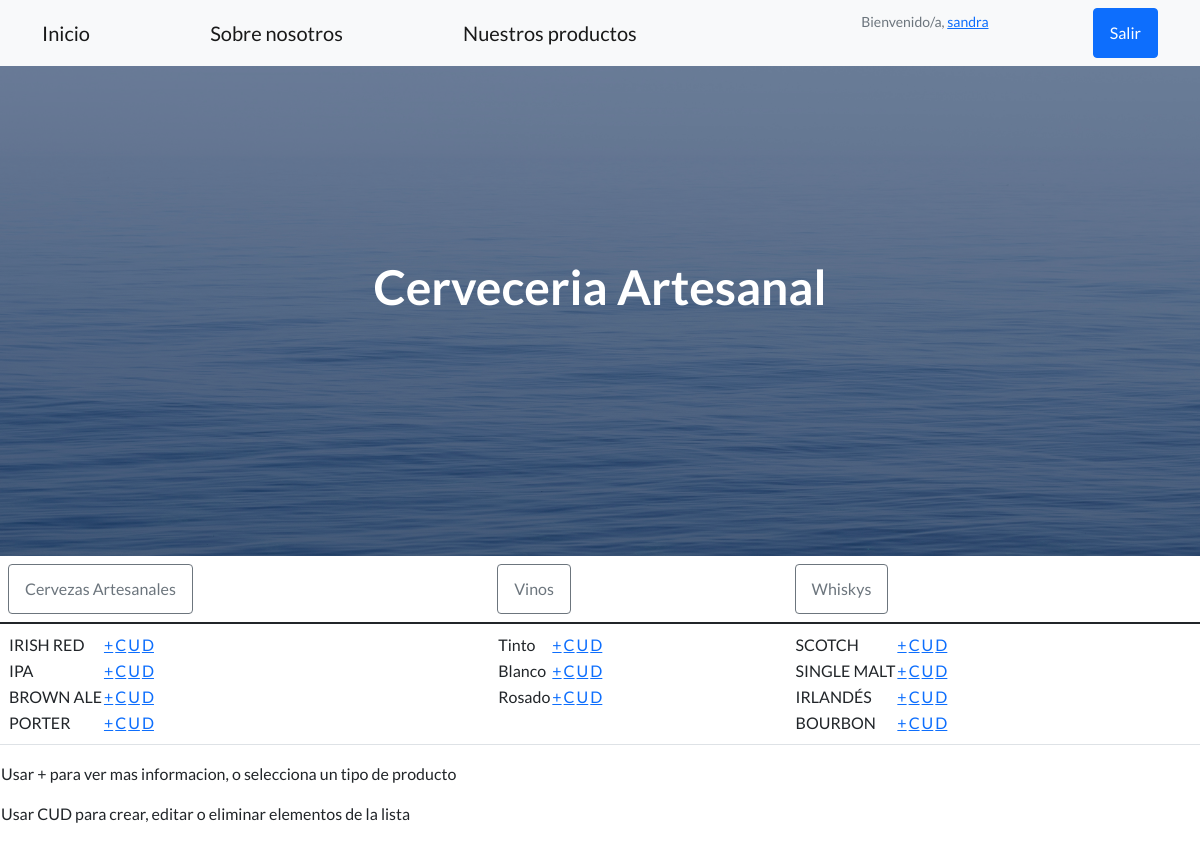
The app's page /productos/vista_prs (signed in) with its own data.
### productos/models.py (models this page shows, shortened)
class Cerv_art(models.Model):
    estilo = models.CharField(max_length=40)
    ibu = models.IntegerField()
    alcohol = models.IntegerField()
    cuerpo = models.CharField(max_length=40)
    amargor = models.CharField(max_length=40)
    aroma = models.CharField(max_length=40)
    temp_consumo = models.IntegerField()

class Vino(models.Model):
    color = models.CharField(max_length=40)
    estado = models.CharField(max_length=40)
    envejecimiento = models.IntegerField()
    calidad = models.CharField(max_length=40)
    azucar = models.IntegerField()

class Whisky(models.Model):
    tipo = models.CharField(max_length=40)
    materia_prima = models.CharField(max_length=40)
    destilacion = models.CharField(max_length=40)
    tipo_agua = models.CharField(max_length=40)
    tiempo = models.IntegerField()

### productos/views.py (the view)
# urls.py: path("vista_prs", views.vista_Productos, name ="vista_prs"),
def vista_Productos(request):
    cervezas = Cerv_art.objects.all()
    vinos = Vino.objects.all()
    whiskys = Whisky.objects.all()
    info = {"info_cervezas": cervezas ,"info_vinos": vinos ,"info_whiskys": whiskys}
    return render(request, "vistas_productos.html", info)

### productos/templates/vistas_productos.html
{% extends "padre.html" %}
{% load static %}
{% block contenido%}
    <table class="table">
        <thead>
            <tr>
                <th scope="col"><a href="{% url 'crv_lista' %}" class="btn btn-outline-secondary" role="button" aria-pressed="true">Cervezas Artesanales</a></strong></th>
                <th scope="col"><a href="{% url 'vno_lista' %}" class="btn btn-outline-secondary" role="button" aria-pressed="true">Vinos</a></strong></th>
                <th scope="col"><a href="{% url 'wky_lista' %}" class="btn btn-outline-secondary" role="button" aria-pressed="true">Whiskys</a></strong></th>
            </tr>
        </thead>
        <tbody>
            <tr>
                <td>
                    <table>
                        {% for n in info_cervezas %}
                        <tr>
                            <td>{{n.estilo}}</td>
                            <td><a href="{% url 'crv_info' n.id %}">+</a></td>
                            {% if request.user.is_authenticated %}
                            <td><a href="crv_alta_form"> C </a></td>
                            <td><a href="{% url 'crv_edit_form' n.id %}">U</a></td>
                            <td><a href="{% url 'crv_elim_form' n.id %}">D</a></td>
                            {% endif %}
                        </tr>
                        {% endfor %}
                    </table>
                </td>
                <td>
                    <table>
                        {% for n in info_vinos %}
                        <tr>
                            <td>{{n.color}}</td>
                            <td><a href="{% url 'vno_info' n.id %}">+</a></td>
                            {% if request.user.is_authenticated %}
                            <td><a href="vno_alta_form"> C </a></td>
                            <td><a href="{% url 'vno_edit_form' n.id %}">U</a></td>
                            <td><a href="{% url 'vno_elim_form' n.id %}">D</a></td>
                            {% endif %}
                        </tr>
                        {% endfor %}
                    </table>
                </td>
                <td>
                    <table>
                        {% for n in info_whiskys %}
                        <tr>
                            <td>{{n.tipo}}</td>
                            <td><a href="{% url 'wky_info' n.id %}">+</a></td>
                            {% if request.user.is_authenticated %}
                            <td><a href="wky_alta_form"> C </a></td>
                            <td><a href="{% url 'wky_edit_form' n.id %}">U</a></td>
                            <td><a href="{% url 'wky_elim_form' n.id %}">D</a></td>
                            {% endif %}
                        </tr>
                        {% endfor %}
                    </table>
                </td>
            </tr>
        </tbody>
    </table>
    <table>
        <tr>
            <td>
                <p>Usar + para ver mas informacion, o selecciona un tipo de producto</p>
                {% if request.user.is_authenticated %}
                <p>Usar CUD para crear, editar o eliminar elementos de la lista</p>
                {% endif %}
            </td>
        </tr>
    </table>
{% endblock%}

### productos/templates/padre.html (shortened to what this page needs)
<!DOCTYPE html>
<html lang="en">
    <head>
        {% load static %}
        <link href="https://cdn.jsdelivr.net/npm/bootstrap-icons@1.5.0/font/bootstrap-icons.css" rel="stylesheet" type="text/css" />
        <link href="{% static 'productos/css/styles.css' %}" rel="stylesheet" />
    </head>
    <body>
        <nav class="navbar navbar-light bg-light static-top">
            <div class="container">
                <a class="navbar-brand" href="{% url 'inicio' %}">Inicio</a>
                <a class="navbar-brand" href="{% url 'about' %}">Sobre nosotros</a>
                <a class="navbar-brand" href="{% url 'vista_prs' %}">Nuestros productos</a>
                {% if request.user.is_authenticated %}
                <p class="text-muted small mb-4">Bienvenido/a, <a href="{% url 'perfil' %}">{{user.username}}</a></p>
                <a class="btn btn-primary" href="{% url 'logout' %}">Salir</a>
                {% endif %}
            </div>
        </nav>
        <header class="masthead">
            <div class="container position-relative">
                <div class="row justify-content-center">
                    <div class="col-xl-6">
                        <div class="text-center text-white">
                            <h1 class="mb-5">Cerveceria Artesanal</h1>
                        </div>
                    </div>
                </div>
            </div>
        </header>
        {% block contenido %}
        {% endblock %}
    </body>
</html>

### records on screen
Cerv_art: estilo "IRISH RED"
Cerv_art: estilo "IPA"
Cerv_art: estilo "BROWN ALE"
Cerv_art: estilo "PORTER"
Vino: color "Tinto"
Vino: color "Blanco"
Vino: color "Rosado"
Whisky: tipo "SCOTCH"
Whisky: tipo "SINGLE MALT"
Whisky: tipo "IRLANDÉS"
Whisky: tipo "BOURBON"

### other values on screen
{{ user.username }} "sandra"
